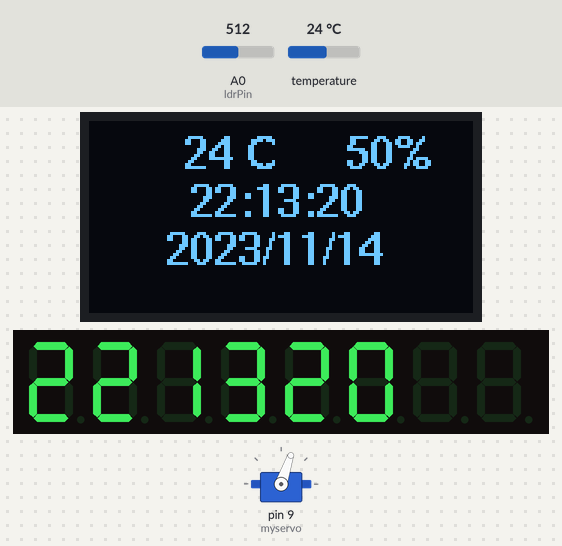
Bench run of a sketch on a simulated Arduino Uno, built with avr-gcc and run on an emulated ATmega328P. Parts: servo, 128×64 one-colour display, 8-digit seven-segment display. The inputs (shaded band) are chosen by the test bench; at power-on: temperature 24 °C, A0 (ldrPin) = 512. The local clock reads 2024-03-15 10:24:30 at power-on unless the sketch sets it; what the sketch prints to the serial monitor is not drawn.

Above: at 1.2 s.
1.3 s: temperature set to 23.1 °C
At 2.4 s:
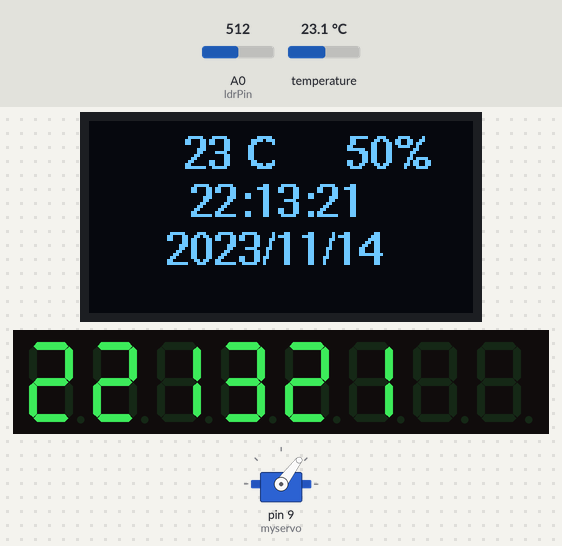
4.3 s: temperature set to 22 °C
At 5.3 s:
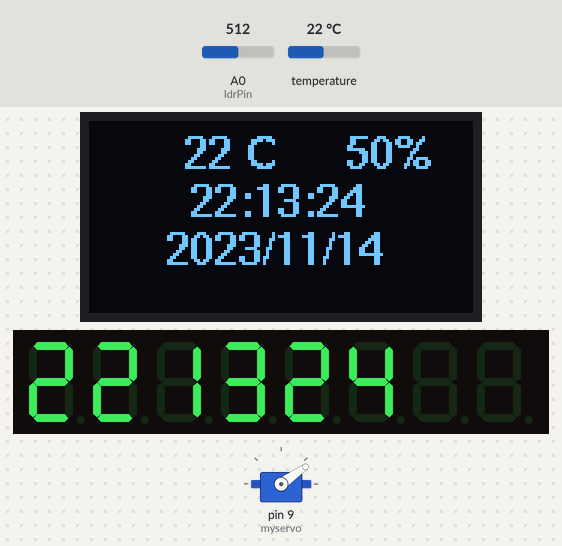
7.3 s: temperature set to 21.5 °C
At 8.7 s:
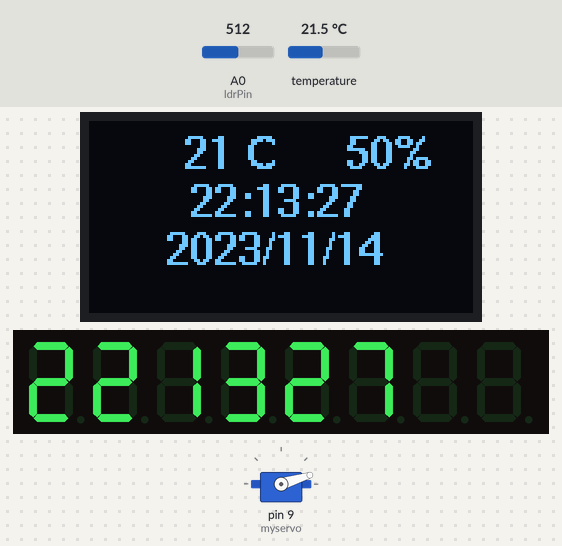
10.3 s: temperature set to 28 °C
At 11.4 s:
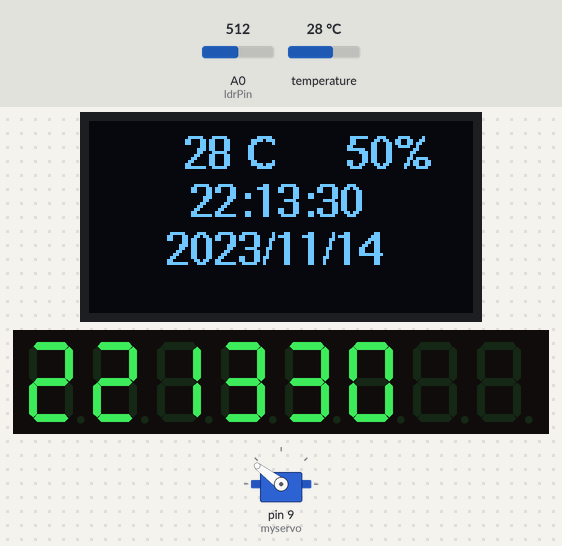
13.3 s: A0 (ldrPin) set to 716
At 15.0 s:
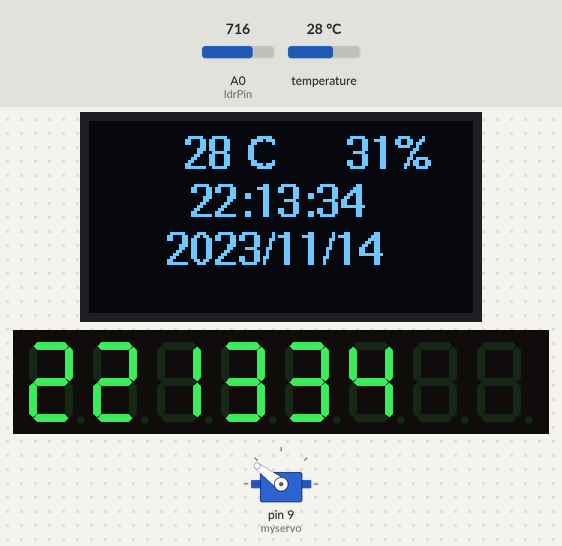
15.8 s: temperature set to 33 °C
At 16.7 s:
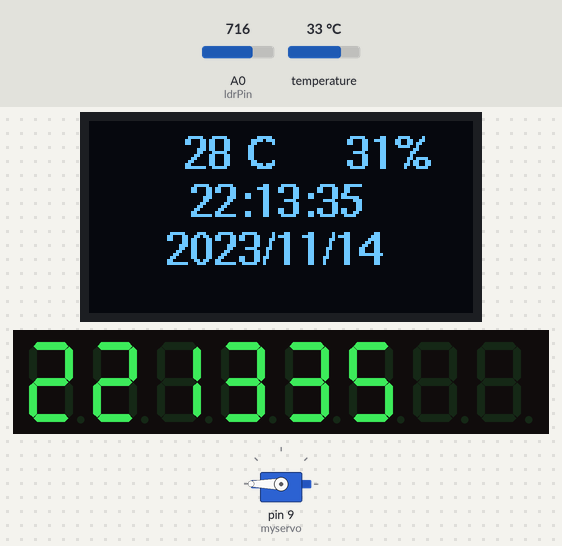
Timing chart, 0 to 18.8 s (numbered marks = the images above; inputs shaded):
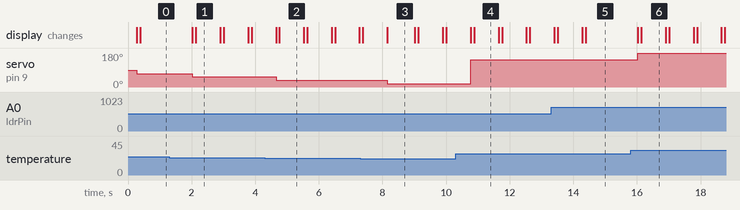

The sketch:

detta-ar-den-riktiga.ino
```cpp
/*
* Name: övningsprojekt
* Author: Victor Huke
* Date: 2025-10-8
* Description: This project uses a ds3231 to measure time and displays the time to an 1306 oled display,
* Further, it measures temprature and displays a mapped value to a 9g-servo-motor
*/

// Include Libraries
#include <Wire.h>
#include <RTClib.h>
#include "U8glib.h"
#include <Servo.h>
#include "LedControl.h"  // MAX7219 library enligt instruktioner

// MAX7219 pins: DIN, CLK, CS
LedControl lc = LedControl(12, 11, 10, 1); // pinnarna, 1 för 1 enhet

Servo myservo;

U8GLIB_SSD1306_128X64 u8g(U8G_I2C_OPT_NO_ACK);

// Init constants

// Init global variables

// Construct objects
RTC_DS3231 rtc;

const int ldrPin = A0;

void setup() {
  // init communication
  Serial.begin(9600);
  Wire.begin();

  myservo.attach(9);

  rtc.begin();

  // Settings
  rtc.adjust(DateTime(F(__DATE__), F(__TIME__)));

  // Initialize MAX7219  från https://www.instructables.com/MAX7219-7-Segment-Using-Arduino/
  lc.shutdown(0, false);   // Wake up display
  lc.setIntensity(0, 1);   // Medium brightness
  lc.clearDisplay(0);      // Clear all digits
}


/*
Tar värdet från ldr 0-1023 och mappar det från 0-100% men skrivet baklänges så att 100% betyder ljust och 0% betyder mörkt
*Parameters: none
*Returns: integer
*/
int getLDRProcent() {
  int rawValue = analogRead(ldrPin);
  int percent = map(rawValue, 0, 1023, 100, 0);
  return percent;
}


/*
*This function reads time from an ds3231 module and package the time as a String
*Parameters: Void
*Returns: time in hh:mm:ss as String
*/
String getTime() {
  DateTime now = rtc.now();
  return String(now.hour()) + ":" + String(now.minute()) + ":" + String(now.second());
}

/*
*This function reads time from an ds3231 module and package the date as a String
*Parameters: Void
*Returns: time in yyyy/mm/dd as String
*/
String getDate() {
  DateTime now = rtc.now();
  return String(now.year()) + "/" + String(now.month()) + "/" + String(now.day());
}

/*
* This function takes temprature from ds3231 and returns as a float
*Parameters: Void
*Returns: temprature as float
*/
float getTemp() {
  return rtc.getTemperature();
}

/*
* This function takes a string and draws it to an oled display
*Parameters: - text: Time string to write to display   text2: Date string to write to display
*Returns: void
*/
void oledWrite(String text, String text2) {
  // en tydlig font
  u8g.setFont(u8g_font_helvB10);

  // hämtar procent map från LDR värde från funktionen
  int ldrPercent = getLDRProcent();

  // måste omvandlas till sträng
  int temp = getTemp();
  String temp2 = String(temp) + " C";

  String procentText = String(ldrPercent) + "%";

  // målar på oled min text (gettime) text2 (date) procentText (värde från LDR som omvandlas till 0-100% mha map) och temp2 (temperatur från sträng)
  u8g.firstPage();
  do {
    u8g.drawStr(34, 32, text.c_str());
    u8g.drawStr(26, 48, text2.c_str());
    u8g.drawStr(86, 16, procentText.c_str());
    u8g.drawStr(32, 16, temp2.c_str());
  } while (u8g.nextPage());
}

/*
* takes a temprature value and maps it to corresppnding degree on a servo
*Parameters: - value: temprature
*Returns: void
*/
void servoWrite(float value) {
  myservo.write(map(value, 20, 30, 0, 179));
  delay(100);
}

// === MAX7219 displaydel ===
// Display HH MM SS on 8-digit display (taget från https://www.instructables.com/MAX7219-7-Segment-Using-Arduino/)
void displayMAX7219(DateTime now) {
  int hh = now.hour();
  int mm = now.minute();
  int ss = now.second();

  // Digits: 7=leftmost, 0=rightmost
  // VI GÖR / 10 FÖR ATT FÅ TIOTALET OCH % 10 FÖR ATT FÅ ENTALET. (13:30) ,/10 = 1 ,%10 = 3 ,/10 = 3 ,% 10 = 0
  lc.setDigit(0, 7, hh / 10, false);
  lc.setDigit(0, 6, hh % 10, false);
  lc.setDigit(0, 5, mm / 10, false);
  lc.setDigit(0, 4, mm % 10, false);
  lc.setDigit(0, 3, ss / 10, false);
  lc.setDigit(0, 2, ss % 10, false);

  // sätta dom två sista numren till falsk så att dom inte är på
  lc.setChar(0, 1, ' ', false);
  lc.setChar(0, 0, ' ', false);
}


// ===== LOOP =====
void loop() {
  DateTime now = rtc.now();

  // OLED & Servo
  oledWrite(getTime(), getDate());
  servoWrite(getTemp());

  // skickar rtc.now till display funktionen
  displayMAX7219(now);

  // Debug i serial monitor så att jag vet att jag inte är galen
  Serial.println(getTime());
  Serial.println(getDate());
  Serial.print(rtc.getTemperature(), 2);
  Serial.print("  LDR: ");
  Serial.print(getLDRProcent());
  Serial.println("%");

  delay(500);
}
```

Measured:
- the behaviour switches between 23.9 and 23.8 °C on temperature (found by bisection; images 0 and 1)
- the behaviour switches between 22.9 and 22.8 °C on temperature (found by bisection; images 1 and 2)
- the behaviour switches between 21.9 and 21.8 °C on temperature (found by bisection; images 2 and 3)
- after the input at 1.3 s, servo on pin 9 (myservo): 71° → 53° after 0.73 s
- after the input at 4.3 s, servo on pin 9 (myservo): 53° → 35° after 0.35 s
- after the input at 7.3 s, servo on pin 9 (myservo): 35° → 17° after 0.85 s
- after the input at 10.3 s, servo on pin 9 (myservo): 17° → 143° after 0.48 s
- after the input at 15.8 s, servo on pin 9 (myservo): 143° → 180° after 0.23 s
